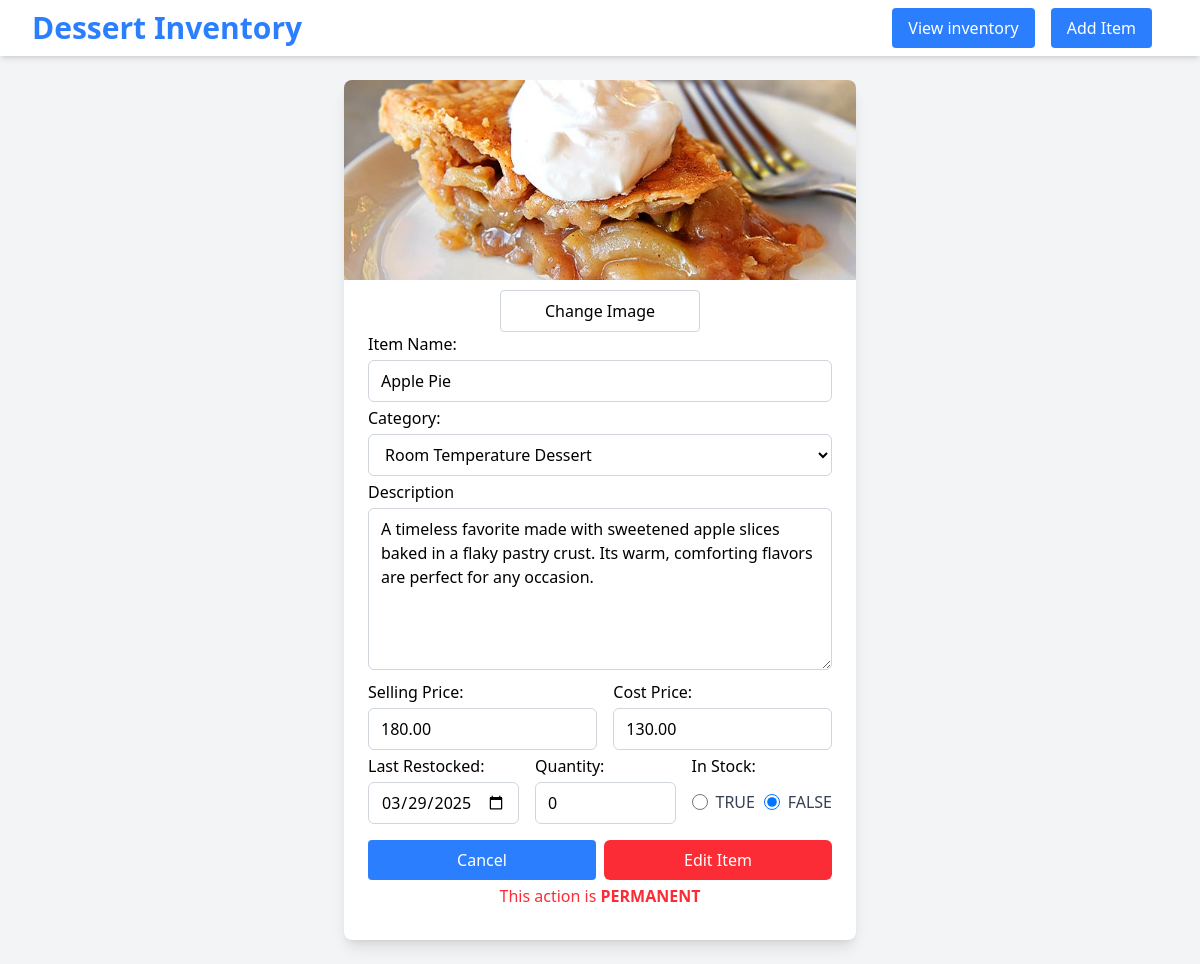
/edit-item-form.php?id=11, run on the app's committed database.
### tables this page shows
CREATE TABLE IF NOT EXISTS `crem_de_la_crem` (
    id INT PRIMARY KEY AUTO_INCREMENT,
    name VARCHAR(100) NOT NULL,
    category VARCHAR(100),
    description TEXT,
    image_path VARCHAR(255),
    last_restocked DATE NOT NULL,
    is_available TINYINT(1) NOT NULL DEFAULT 1,
    sell_price FLOAT NOT NULL,
    cost_price FLOAT NOT NULL,
    quantity INT NOT NULL
);

### db.php (called while the page is built, shortened)
<?php
$table = "crem_de_la_crem";
?>

### edit-item-form.php (the view, shortened to what this page needs)
<?php
require 'db.php';
$id = $_GET['id'];
$sql = "SELECT * FROM $table WHERE id = $id";
$result = $conn->query($sql);
if($result && $result->num_rows > 0) {
    $item = $result->fetch_assoc();
    $id = $item['id'];
    $name = $item['name'];
    $category = $item['category'];
    $description = $item['description'];
    $imagePath = ltrim($item['image_path'], '/');
    $lastRestocked = $item['last_restocked'];
    $isAvailable = ($item["is_available"] ? TRUE : FALSE);
    $sellPrice = number_format(floatval($item['sell_price']), 2);
    $costPrice = number_format(floatval($item['cost_price']), 2);
    $quantity = $item['quantity'];
}
?>
<!DOCTYPE html>
<html lang="en">
<head>
    <link rel="stylesheet" href="dist/styles.css">
</head>
<body class="bg-gray-100">
    <nav class="bg-white p-2 shadow-md flex items-center justify-between px-8 mt">
        <div id="nav-header">
            <h1 class="text-3xl font-bold text-blue-500">Dessert Inventory</h1>
        </div>
        <div id="nav-buttons" class="flex space-x-4 mr-4">
            <a href='index.php#inventory-table-div'><button id="button-view-inv" class="cursor-pointer bg-blue-500 text-white px-4 py-2 rounded hover:bg-blue-700 transition active">View inventory</button></a>
            <a href='index.php#add-item-form-div'><button id="button-add-item" class="cursor-pointer bg-blue-500 text-white px-4 py-2 rounded hover:bg-blue-700 transition">Add Item</button></a>
        </div>
    </nav>
    <div id="edit-item-form-div">
        <div id="item-info" class="bg-white max-w-lg rounded-lg shadow-lg overflow-hidden mx-auto my-6">
            <form id="edit-item-form" action="edit-item.php?id=<?php echo $id; ?>" method="post" enctype="multipart/form-data">
                <img id="image-preview" src="<?php echo ($imagePath) ? $imagePath: "./images/placeholder.jpg"; ?>" alt="Uploaded image preview" class="w-full max-h-50 object-cover">
                <div class="p-6 pt-0 mt-2.5">
                    <div class="flex justify-center">
                        <label for="item-image-input" class="flex justify-center w-50 px-4 py-2 border border-gray-300 rounded cursor-pointer hover:bg-gray-300">Change Image</label>
                        <input type="file" name="item-image-input" id="item-image-input" style="display: none;" accept="image/*"><br>
                    </div>
                    <label for="item-name" class="font-medium">Item Name: </label><br>
                    <input type="text" name="item-name" value="<?php echo $name; ?>" class="w-full my-1 px-3 py-2 border border-gray-300 rounded-md focus:outline-none focus:ring-2 focus:ring-blue-600"><br>
                    <label for="item-category" class="font-medium">Category: </label><br>
                    <select name="item-category" class="w-full my-1 px-3 py-2 border border-gray-300 rounded-md focus:outline-none focus:ring-2 focus:ring-blue-600">
                        <option value="Room_Temperature_Dessert" <?php echo ($category === "Room_Temperature_Dessert") ? "selected" : NULL; ?>>Room Temperature Dessert</option>
                    </select><br>
                    <label for="item-description" class="font-medium">Description</label><br>
                    <textarea
                    name="item-description"
                    rows="6" cols="50"
                    class="w-full my-1 px-3 py-2 border border-gray-300 rounded-md focus:outline-none focus:ring-2 focus:ring-blue-600"
                    placeholder="Enter a description of the item..."><?php echo trim($description); ?></textarea><br>
                    <div id="item-prices" class="flex space-x-4">
                        <div>
                            <label for="item-sell-price" class="font-medium">Selling Price: </label>
                            <input type="number" name="item-sell-price" min="0.00" value="<?php echo $sellPrice; ?>" step="0.01" class="w-full my-1 px-3 py-2 border border-gray-300 rounded-md focus:outline-none focus:ring-2 focus:ring-blue-600"><br>
                        </div>
                        <div>
                            <label for="item-cost-price" class="font-medium">Cost Price: </label>
                            <input type="number" name="item-cost-price" min="0.00" value="<?php echo $costPrice; ?>" step="0.01" class="w-full my-1 px-3 py-2 border border-gray-300 rounded-md focus:outline-none focus:ring-2 focus:ring-blue-600"><br>
                        </div>
                    </div>
                    <div id="item-bottom" class="flex space-x-4">
                        <div class="w-1/3">
                            <label for="item-last-restocked" class="font-medium">Last Restocked: </label>
                            <input type="date" id="item-last-restocked" name="item-last-restocked" value="<?php echo $lastRestocked ?>" class="w-full my-1 px-3 py-2 border border-gray-300 rounded-md focus:outline-none focus:ring-2 focus:ring-blue-600">
                        </div>
                        <div class="w-1/3">
                            <label for="item-quantity" class="font-medium">Quantity: </label>
                            <input type="number" id="item-quantity" name="item-quantity" min="0" value="<?php echo $quantity; ?>" step="1" class="w-full my-1 px-3 py-2 border border-gray-300 rounded-md focus:outline-none focus:ring-2 focus:ring-blue-600"><br>
                        </div>
                        <div class="w-1/3">
                            <p class="font-medium mb-1">In Stock: </p>
                            <div id="in-stock-radio" class="flex justify-between items-center mt-3">
                                <div id="in-stock-radio-true-div" class="flex items-center space-x-2">
                                    <input type="radio"
                                        name="item-is-available"
                                        id="is-available-true"
                                        value="1" <?php echo ($isAvailable) ? "checked" : NULL; ?>
                                        class="cursor-pointer w-4 h-4 text-blue-500 border-gray-300 focus:ring-blue-500 focus:ring-2">
                                    <label for="is-available-true" class="text-gray-700 font-medium cursor-pointer">TRUE</label>
                                </div>
                                <div id="in-stock-radio-false-div" class="flex items-center space-x-2">
                                    <input type="radio"
                                        name="item-is-available"
                                        id="is-available-false"
                                        value="0" <?php echo (!$isAvailable) ? "checked" : NULL; ?>
                                        class="cursor-pointer w-4 h-4 text-blue-500 border-gray-300 focus:ring-blue-500 focus:ring-2">
                                    <label for="is-available-false" class="text-gray-700 font-medium cursor-pointer">FALSE</label>
                                </div>
                            </div>
                        </div>
                    </div>
                    <div class="flex justify-between mt-3">
                        <button id="button-cancel-delete" class="w-57 cursor-pointer bg-blue-500 text-white px-4 py-2 rounded hover:bg-blue-700 transition">Cancel</button>
                        <input type="submit" value="Edit Item" class="w-57 cursor-pointer px-6 py-2 bg-red-500 text-white rounded-md hover:bg-red-700 focus:outline-none focus:ring-2 focus:ring-red-500 focus:ring-opacity-50">
                    </div>
                    <p class="text-center text-red-500 mt-1 mb-2">This action is <span class="font-semibold">PERMANENT</span></p>
                </div>
            </form>
        </div>
    </div>
</body>
</html>

### data on the page
crem_de_la_crem: image_path (picture), item-name "Apple Pie", item-category "Room Temperature Dessert", item-description "A timeless favorite made with sweetened apple slices baked in a flaky pastry crust. Its warm, comforting flavors are perfect for any occasion.", item-sell-price "180.00", item-cost-price "130.00", item-last-restocked "03/29/2025", item-quantity "0", is_available "☐ TRUE", is_available "☑ FALSE"
